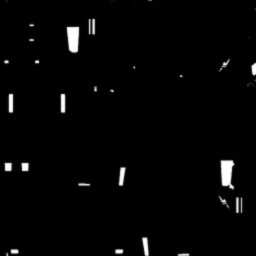
#> input picture apps/web/src/assets/bomber/m001_accent.jpg, 256 x 256 px
$ python -i make-accent-masks.py   (imports and definitions only)
#> lines starting #> are read from the running program, lines starting #| are printed output that depends on the picture; after the words box and inside, x2 and y2 are one past the last pixel; in counts of white or black regions, pixels touching at a corner belong together
#!/usr/bin/env python3
"""Build team-accent masks: where a ship shows its team colour; everything else is silver.

    python3 apps/web/scripts/make-accent-masks.py [git-rev]   # default rev c2a3707 (last with the colour maps)

The colour maps were turned into greyscale detail maps (shrink-textures.py), so the masks come from the
original colour textures in git history:
- Kestrel: it shipped a blue and a red skin of the same paint job; where they differ IS the team paint.
- Anvil (m001, m004): its accents are the saturated (orange) trim.
- Anvil m002 is the hull's main paint (about 73% orange), so it stays silver: no mask.
- The Wayfarer's texture paints most of its hull, so it gets region accents in shipAsset.ts instead.
Writes small greyscale JPEGs next to the detail maps: white = team colour, black = silver.
"""
import io
import os
import subprocess
import sys
from PIL import Image, ImageChops, ImageFilter

REV = sys.argv[1] if len(sys.argv) > 1 else 'c2a3707'
ASSETS = os.path.join(os.path.dirname(__file__), '..', 'src', 'assets')
SIZE = 256


def original(path):
    data = subprocess.run(['git', 'show', f'{REV}:apps/web/src/assets/{path}'], check=True, capture_output=True).stdout
    return Image.open(io.BytesIO(data)).convert('RGB')


def finish(mask, out):
    mask = mask.resize((SIZE, SIZE), Image.LANCZOS).filter(ImageFilter.GaussianBlur(0.6))
    mask.save(os.path.join(ASSETS, out), 'JPEG', quality=85, optimize=True)
    share = sum(1 for v in mask.getdata() if v > 127) / (SIZE * SIZE)
    print(f'{out:28s} {share * 100:4.0f}% team colour, {os.path.getsize(os.path.join(ASSETS, out)) // 1024} KB')


def skin_difference(a, b):
    """Pixels whose colour differs between two skins of the same paint job."""
    d = ImageChops.difference(a, b).convert('L')
    return d.point(lambda v: 255 if v > 60 else int(v * 255 / 60) if v > 25 else 0)


def saturated(im):
    """Saturated, not-too-dark pixels (painted accents) -> white."""
    h, s, v = im.convert('HSV').split()
    s = s.point(lambda x: 255 if x > 140 else 0 if x < 90 else int((x - 90) * 255 / 50))
    v = v.point(lambda x: 255 if x > 80 else 0)
    return ImageChops.multiply(s, v)


def main():
    finish(skin_difference(original('spaceship/blue_base.jpg'), original('spaceship/red_base.jpg')), 'spaceship/accent.jpg')
    for m in ('m001', 'm004'):
        finish(saturated(original(f'bomber/{m}_base.jpg')), f'bomber/{m}_accent.jpg')


# [2 lines not run here, left out]

>>> from PIL import Image
>>> picture = Image.open('../src/assets/bomber/m001_accent.jpg')
#> picture is the input picture: PIL image 256x256 L; min 0, max 255, mean 5.2
>>> result = saturated(picture)
#> in saturated, `h, s, v = im.convert('HSV').split()`: h: PIL image 256x256 L; every value is 0
#> in saturated, `v = v.point(lambda x: 255 if x > 80 else 0)`:
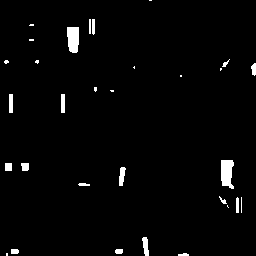
#> v: PIL image 256x256 L; 2.3% white; 31 white regions (13 under 20 px), largest, box (x1, y1, x2, y2) and area: (221, 160, 234, 189) 300, (67, 27, 79, 53) 277, (119, 167, 126, 186) 92
